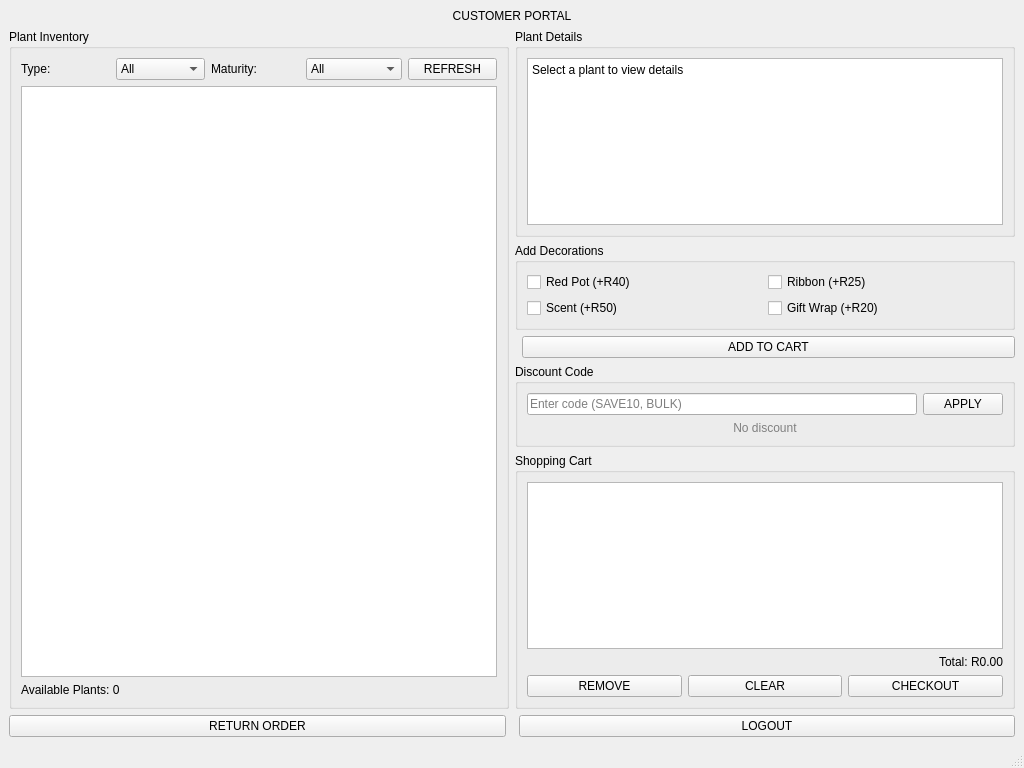
<?xml version="1.0" encoding="UTF-8"?>
<ui version="4.0">
 <class>CustomerMainWindow</class>
 <widget class="QMainWindow" name="CustomerMainWindow">
  <property name="geometry">
   <rect>
    <x>0</x>
    <y>0</y>
    <width>1024</width>
    <height>768</height>
   </rect>
  </property>
  <property name="windowTitle">
   <string>Plant Nursery - Customer Portal</string>
  </property>
  <widget class="QWidget" name="centralwidget">
   <layout class="QVBoxLayout" name="verticalLayout">
    <item>
     <widget class="QLabel" name="titleLabel">
      <property name="text">
       <string>CUSTOMER PORTAL</string>
      </property>
      <property name="alignment">
       <set>Qt::AlignCenter</set>
      </property>
     </widget>
    </item>
    <item>
     <layout class="QHBoxLayout" name="mainLayout">
      <item>
       <widget class="QGroupBox" name="inventoryGroup">
        <property name="title">
         <string>Plant Inventory</string>
        </property>
        <layout class="QVBoxLayout" name="inventoryLayout">
         <item>
          <layout class="QHBoxLayout" name="searchLayout">
           <item>
            <widget class="QLabel" name="typeLabel">
             <property name="text">
              <string>Type:</string>
             </property>
            </widget>
           </item>
           <item>
            <widget class="QComboBox" name="plantTypeCombo">
             <item>
              <property name="text">
               <string>All</string>
              </property>
             </item>
             <item>
              <property name="text">
               <string>Rose</string>
              </property>
             </item>
             <item>
              <property name="text">
               <string>Sunflower</string>
              </property>
             </item>
             <item>
              <property name="text">
               <string>Cactus</string>
              </property>
             </item>
            </widget>
           </item>
           <item>
            <widget class="QLabel" name="maturityLabel">
             <property name="text">
              <string>Maturity:</string>
             </property>
            </widget>
           </item>
           <item>
            <widget class="QComboBox" name="maturityCombo">
             <item>
              <property name="text">
               <string>All</string>
              </property>
             </item>
             <item>
              <property name="text">
               <string>Seed</string>
              </property>
             </item>
             <item>
              <property name="text">
               <string>Germination</string>
              </property>
             </item>
             <item>
              <property name="text">
               <string>Sapling</string>
              </property>
             </item>
             <item>
              <property name="text">
               <string>Mature</string>
              </property>
             </item>
            </widget>
           </item>
           <item>
            <widget class="QPushButton" name="refreshButton">
             <property name="text">
              <string>REFRESH</string>
             </property>
            </widget>
           </item>
          </layout>
         </item>
         <item>
          <widget class="QListWidget" name="inventoryList">
           <property name="minimumSize">
            <size>
             <width>400</width>
             <height>300</height>
            </size>
           </property>
          </widget>
         </item>
         <item>
          <widget class="QLabel" name="plantCountLabel">
           <property name="text">
            <string>Available Plants: 0</string>
           </property>
          </widget>
         </item>
        </layout>
       </widget>
      </item>
      <item>
       <layout class="QVBoxLayout" name="rightLayout">
        <item>
         <widget class="QGroupBox" name="detailsGroup">
          <property name="title">
           <string>Plant Details</string>
          </property>
          <layout class="QVBoxLayout" name="detailsLayout">
           <item>
            <widget class="QPlainTextEdit" name="plantDetailsText">
             <property name="plainText">
              <string>Select a plant to view details</string>
             </property>
             <property name="readOnly">
              <bool>true</bool>
             </property>
             <property name="minimumSize">
              <size>
               <width>0</width>
               <height>100</height>
              </size>
             </property>
            </widget>
           </item>
          </layout>
         </widget>
        </item>
        <item>
         <widget class="QGroupBox" name="decorationsGroup">
          <property name="title">
           <string>Add Decorations</string>
          </property>
          <layout class="QGridLayout" name="decorationsLayout">
           <item row="0" column="0">
            <widget class="QCheckBox" name="redPotCheck">
             <property name="text">
              <string>Red Pot (+R40)</string>
             </property>
            </widget>
           </item>
           <item row="0" column="1">
            <widget class="QCheckBox" name="ribbonCheck">
             <property name="text">
              <string>Ribbon (+R25)</string>
             </property>
            </widget>
           </item>
           <item row="1" column="0">
            <widget class="QCheckBox" name="scentCheck">
             <property name="text">
              <string>Scent (+R50)</string>
             </property>
            </widget>
           </item>
           <item row="1" column="1">
            <widget class="QCheckBox" name="giftWrapCheck">
             <property name="text">
              <string>Gift Wrap (+R20)</string>
             </property>
            </widget>
           </item>
          </layout>
         </widget>
        </item>
        <item>
         <layout class="QHBoxLayout" name="addButtonLayout">
          <item>
           <spacer name="addSpacer">
            <property name="orientation">
             <enum>Qt::Horizontal</enum>
            </property>
           </spacer>
          </item>
          <item>
           <widget class="QPushButton" name="addToCartButton">
            <property name="text">
             <string>ADD TO CART</string>
            </property>
           </widget>
          </item>
         </layout>
        </item>
        <item>
         <widget class="QGroupBox" name="discountGroup">
          <property name="title">
           <string>Discount Code</string>
          </property>
          <layout class="QVBoxLayout" name="discountLayout">
           <item>
            <layout class="QHBoxLayout" name="discountInputLayout">
             <item>
              <widget class="QLineEdit" name="discountCodeEdit">
               <property name="placeholderText">
                <string>Enter code (SAVE10, BULK)</string>
               </property>
              </widget>
             </item>
             <item>
              <widget class="QPushButton" name="applyDiscountButton">
               <property name="text">
                <string>APPLY</string>
               </property>
              </widget>
             </item>
            </layout>
           </item>
           <item>
            <widget class="QLabel" name="discountStatusLabel">
             <property name="text">
              <string>No discount</string>
             </property>
             <property name="styleSheet">
              <string notr="true">color: gray;</string>
             </property>
             <property name="alignment">
              <set>Qt::AlignCenter</set>
             </property>
            </widget>
           </item>
          </layout>
         </widget>
        </item>
        <item>
         <widget class="QGroupBox" name="cartGroup">
          <property name="title">
           <string>Shopping Cart</string>
          </property>
          <layout class="QVBoxLayout" name="cartLayout">
           <item>
            <widget class="QListWidget" name="cartList">
             <property name="minimumSize">
              <size>
               <width>0</width>
               <height>150</height>
              </size>
             </property>
            </widget>
           </item>
           <item>
            <widget class="QLabel" name="totalPriceLabel">
             <property name="text">
              <string>Total: R0.00</string>
             </property>
             <property name="alignment">
              <set>Qt::AlignRight</set>
             </property>
            </widget>
           </item>
           <item>
            <layout class="QHBoxLayout" name="cartButtonLayout">
             <item>
              <widget class="QPushButton" name="removeFromCartButton">
               <property name="text">
                <string>REMOVE</string>
               </property>
              </widget>
             </item>
             <item>
              <widget class="QPushButton" name="clearCartButton">
               <property name="text">
                <string>CLEAR</string>
               </property>
              </widget>
             </item>
             <item>
              <widget class="QPushButton" name="checkoutButton">
               <property name="text">
                <string>CHECKOUT</string>
               </property>
              </widget>
             </item>
            </layout>
           </item>
          </layout>
         </widget>
        </item>
       </layout>
      </item>
     </layout>
    </item>
    <item>
     <layout class="QHBoxLayout" name="bottomButtonLayout">
      <item>
       <widget class="QPushButton" name="returnOrderButton">
        <property name="text">
         <string>RETURN ORDER</string>
        </property>
       </widget>
      </item>
      <item>
       <spacer name="bottomSpacer">
        <property name="orientation">
         <enum>Qt::Horizontal</enum>
        </property>
       </spacer>
      </item>
      <item>
       <widget class="QPushButton" name="logoutButton">
        <property name="text">
         <string>LOGOUT</string>
        </property>
       </widget>
      </item>
     </layout>
    </item>
   </layout>
  </widget>
  <widget class="QStatusBar" name="statusbar"/>
 </widget>
 <resources/>
 <connections/>
</ui>
